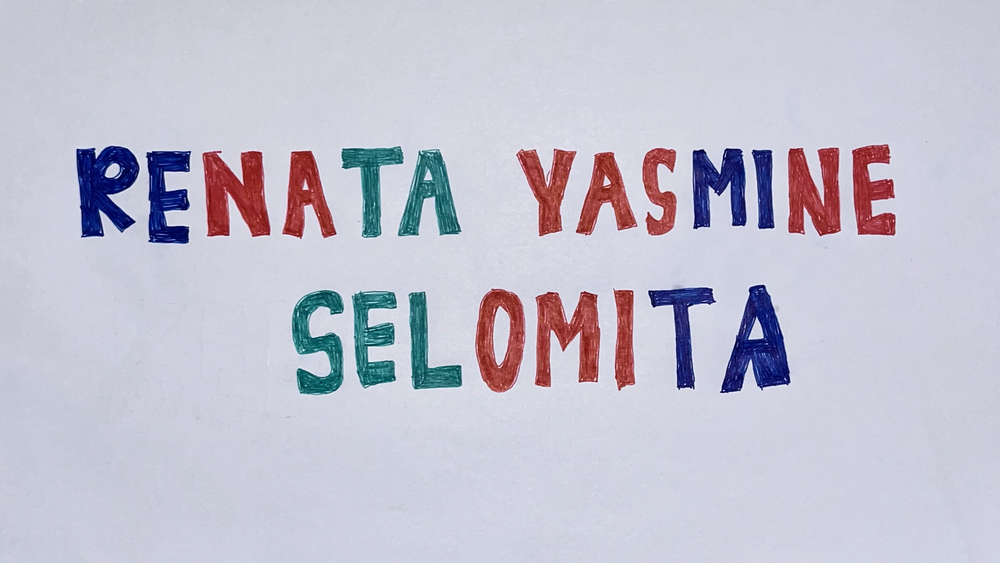
#> input picture Citra_Renata.png, 1000 x 563 px, shrunk from 2730 x 1537 before the run
$ jupyter execute 'Hasil Program.ipynb'
#> lines starting #> are read from the running program, lines starting #| are printed output that depends on the picture; after the words box and inside, x2 and y2 are one past the last pixel; in counts of white or black regions, pixels touching at a corner belong together
# IMPORT LIBRARY

[cell 1]
import cv2
import numpy as np
import matplotlib.pyplot as plt

# MEMBACA FILE GAMBAR

[cell 2]
img = cv2.imread('Citra_Renata.png')
#> img is the input picture: shape (563, 1000, 3); mean B, G, R 208.1, 193.4, 194.4

# MELIHAT UKURAN CITRA

[cell 3]
img.shape
#> Out = (563, 1000, 3)

# MEMBUAT BARIS DAN KOLOM

[cell 4]
[baris, kolom] = img.shape[:2]
#> baris = 563; kolom = 1000

# MENGUBAH BGR TO RGB

[cell 5]
img = cv2.cvtColor(img, cv2.COLOR_BGR2RGB)

# MEMBUAT CITRA KONTRAS DAN HISTOGRAM

[cell 6]
alpha = 1.9
citra_kontras = np.zeros((baris, kolom, 3))

for x in range(baris):
    for y in range(kolom):
        gmx = img[x,y] * alpha
        citra_kontras[x,y]= gmx

citra_kontras = citra_kontras.astype(np.uint8)
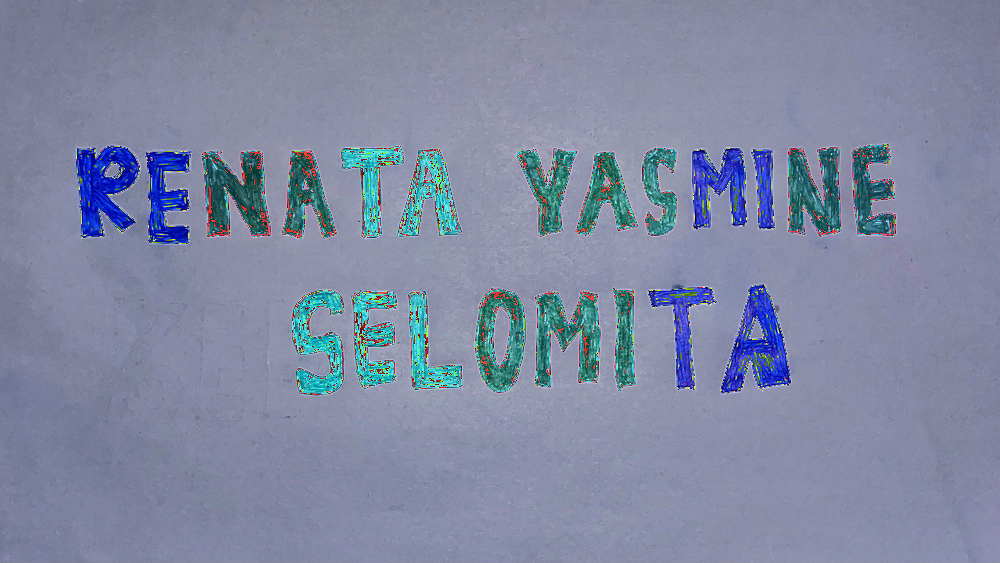
#> citra_kontras: shape (563, 1000, 3); mean R, G, B 128.3, 136.8, 163.2

#menampilkan
fig, axs = plt.subplots(2,2,figsize=(15,5))
axs[0,0].imshow(img)
axs[0,1].hist(img.ravel(), 256, [0,256])
axs[1,0].imshow(citra_kontras)
axs[1,1].hist(citra_kontras.ravel(), 256, [0,256])

fig.suptitle("Deteksi Warna Citra Kontras")

plt.show()
#> figure, not shown here; panel 2: tallest bar 95271 high, from x = 208 to 209; panel 4: tallest bar 95271 high, from x = 139 to 140

# DETEKSI WARNA MERAH DAN HISTOGRAM

[cell 7]
channel_red = img[:,:,0]
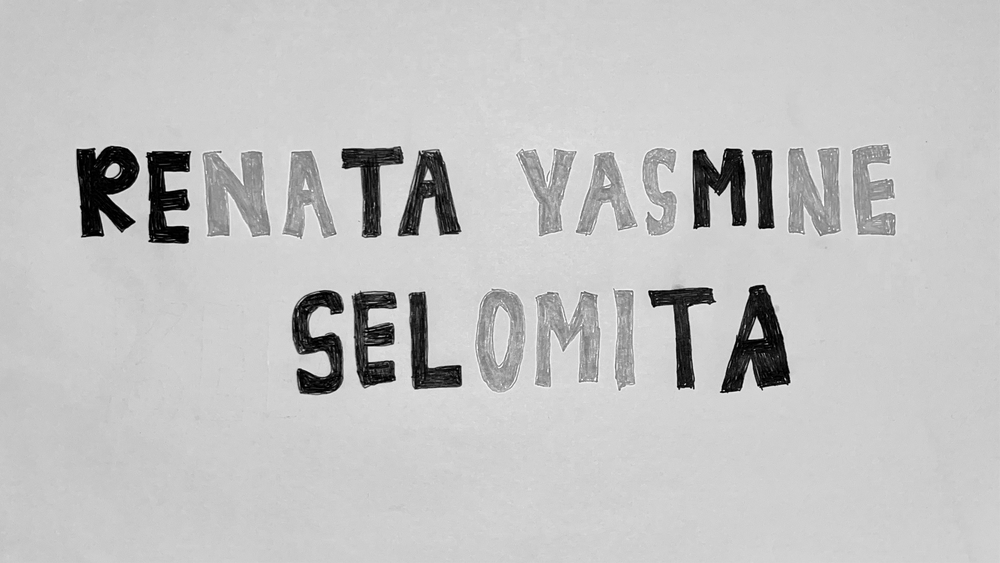
#> channel_red: shape (563, 1000); min 0, max 255, mean 194.4
citra_merah = cv2.merge([channel_red, channel_red, channel_red])

fig, axs = plt.subplots(2,2,figsize=(15,5))
axs[0,0].imshow(img)
axs[0,1].hist(img.ravel(), 256, [0,25])
axs[1,0].imshow(citra_merah)
axs[1,1].hist(citra_merah.ravel(), 256, [0,25])

fig.suptitle("Deteksi Warna Merah")

plt.show()
#> figure, not shown here; panel 2: tallest bar 1864 high, from x = 0 to 0.0977; panel 4: tallest bar 4821 high, from x = 0 to 0.0977

# DETEKSI WARNA HIJAU DAN HISTOGRAM

[cell 8]
channel_green = img[:,:,1]
citra_hijau = cv2.merge([channel_green, channel_green, channel_green])

fig, axs = plt.subplots(2,2,figsize=(15,5))
axs[0,0].imshow(img)
axs[0,1].hist(img.ravel(), 256, [0,250])
axs[1,0].imshow(citra_hijau)
axs[1,1].hist(citra_hijau.ravel(), 256, [0,250])

fig.suptitle("Deteksi Warna Hijau")

plt.show()
#> figure, not shown here; panel 2: tallest bar 95271 high, from x = 207 to 208; panel 4: tallest bar 154965 high, from x = 209 to 210

# DETEKSI WARNA BIRU DAN HISTOGRAM

[cell 9]
channel_blue = img[:,:,2]
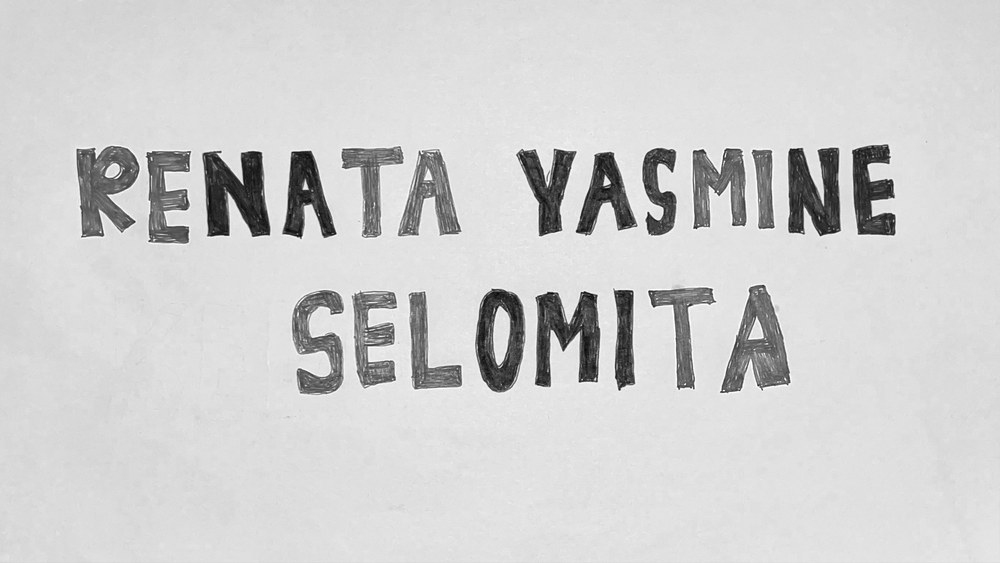
#> channel_blue: shape (563, 1000); min 8, max 255, mean 208.1
citra_biru = cv2.merge([channel_blue, channel_blue, channel_blue])

fig, axs = plt.subplots(2,2,figsize=(15,5))
axs[0,0].imshow(img)
axs[0,1].hist(img.ravel(), 256, [0,250])
axs[1,0].imshow(citra_biru)
axs[1,1].hist(citra_biru.ravel(), 150, [0,250])

fig.suptitle("Deteksi Warna Biru")

plt.show()
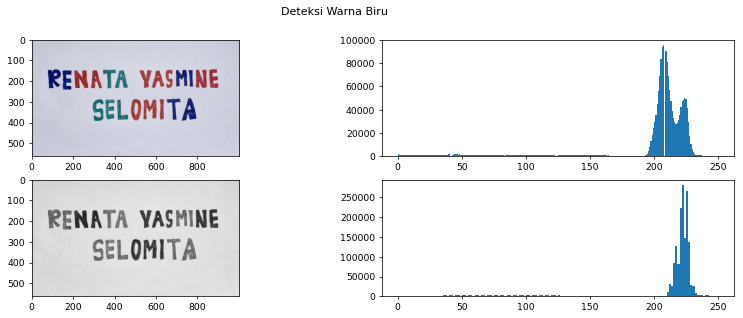
#> figure drawn by matplotlib, 4 panels; panel 2: tallest bar 95271 high, from x = 207 to 208; panel 4: tallest bar 280245 high, from x = 221.7 to 223.3

# RANGKUMAN MENDETEKSI WARNA

[cell 10]
alpha = 1.9
citra_kontras = np.zeros((baris, kolom, 3))

for x in range(baris):
    for y in range(kolom):
        gmx = img[x,y] * alpha
        citra_kontras[x,y]= gmx

citra_kontras = citra_kontras.astype(np.uint8)

channel_red = img[:,:,0]
red_image = cv2.merge([channel_red, channel_red, channel_red])

channel_green = img[:,:,1]
green_image = cv2.merge([channel_green, channel_green, channel_green])

channel_blue = img[:,:,2]
blue_image = cv2.merge([channel_blue, channel_blue, channel_blue])

fig, axs = plt.subplots(2,2,figsize=(15,5))
axs[0, 0].set_title('Kontras')
axs[0,0].imshow(citra_kontras)
axs[0, 1].set_title('Merah')
axs[0,1].imshow(red_image)
axs[1, 0].set_title('Hijau')
axs[1,0].imshow(green_image)
axs[1, 1].set_title('Biru')
axs[1,1].imshow(blue_image)

plt.subplots_adjust(left=0.1, bottom=0.1, right=0.9, top=0.9, wspace=0.4, hspace=0.4)
fig.suptitle("Rangkuman Mendeteksi Warna")
plt.show()

# OPERASI MEMBAGI WARNA SESUAI DENGAN TINGKAT WARNANYA

[cell 11]
for x in range(baris):
    for y in range(kolom):
        max1=0
        max2=0
        for z in range(3):
            if(max1==0):
                max1=img[x,y,z]
                imax1=z
            elif(max1<img[x,y,z]):
                max2 = max1
                imax2 = imax1

                max1=img[x,y,z]
                imax1=z
            elif(max2<img[x,y,z]):
                max2=img[x,y,z]
                imax2=z
        if((img[x,y,imax1]-img[x,y,imax2])>50):
            for z in range(3):
                if(z!=imax1):
                    img[x,y,z]=0
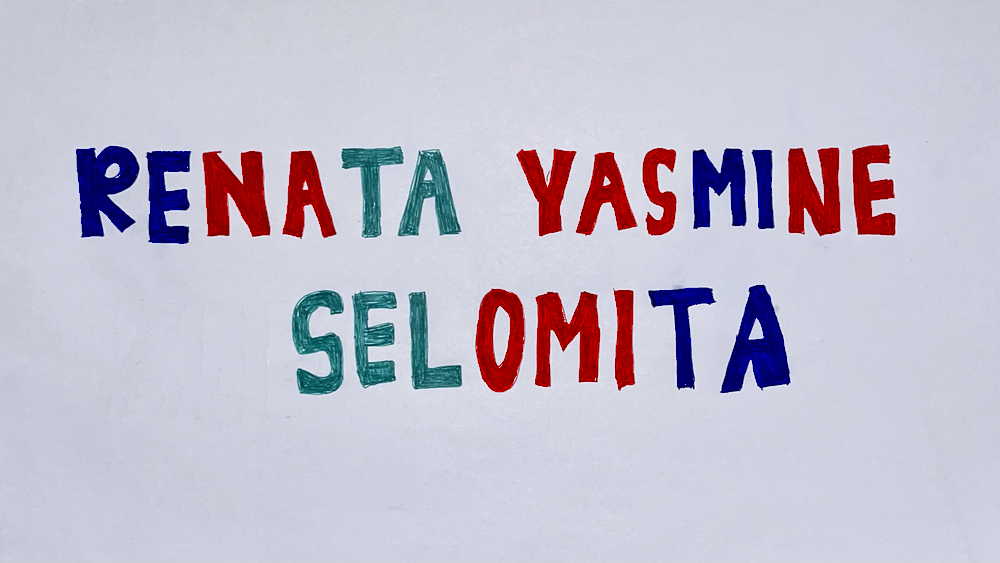
#> img: shape (563, 1000, 3); mean R, G, B 193.8, 189.5, 205.1
#> after the loop, imax1 = 2; imax2 = 0

[cell 12]
plt.imshow(img,cmap='gray')

# MENGUBAH WARNA GAMBAR DEFAULT KE GRAY

[cell 13]
gray = cv2.cvtColor(img, cv2.COLOR_RGB2GRAY)
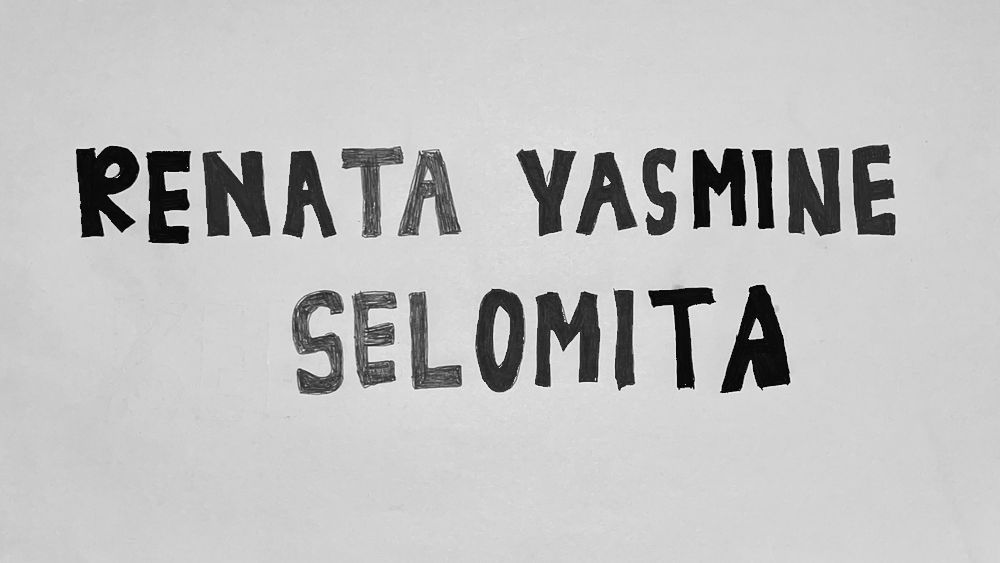
#> gray: shape (563, 1000); min 3, max 251, mean 192.6

# MENCARI AMBANG BATAS CITRA

[cell 14]
fig, axs = plt.subplots (2,2, figsize=(15,5))

(threshold, binary1) = cv2.threshold(gray,0,0,cv2.THRESH_BINARY)
#> binary1: shape (563, 1000); every value is 0
axs [0,0].set_title("none")
axs [0,0].imshow(binary1, cmap="gray")

(threshold, binary2) = cv2.threshold (gray, 15,256,cv2.THRESH_BINARY)
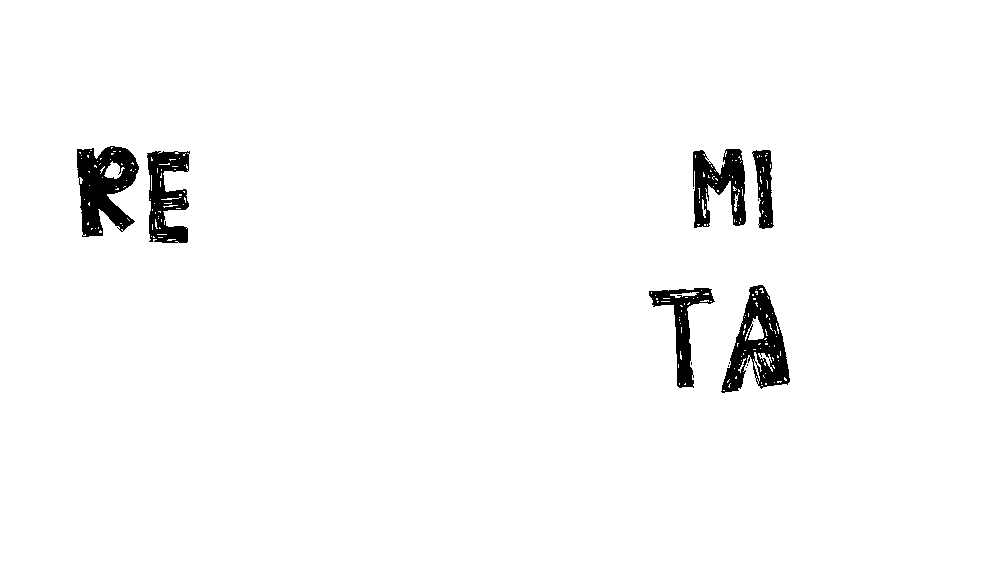
#> binary2: shape (563, 1000); 97.4% white; 14 black regions (8 under 20 px), largest, box (x1, y1, x2, y2) and area: (77, 146, 139, 237) 3486, (721, 285, 790, 393) 3441, (693, 149, 746, 228) 2451, (147, 151, 190, 243) 2429, (649, 288, 715, 388) 1933, (752, 150, 774, 229) 1038
axs [0,1].set_title("blue")
axs [0,1].imshow(binary2, cmap="binary")

(threshold, binary3) = cv2.threshold (gray, 55,256,cv2.THRESH_BINARY)
#> binary3: shape (563, 1000); 92.3% white; 179 black regions (161 under 20 px), largest, box (x1, y1, x2, y2) and area: (721, 285, 790, 393) 4010, (203, 151, 270, 236) 3844, (76, 146, 139, 237) 3759
axs [1,0].set_title("red-blue")
axs [1,0].imshow(binary3, cmap="binary")

(threshold, binary4) = cv2.threshold (gray, 150, 256, cv2.THRESH_BINARY)
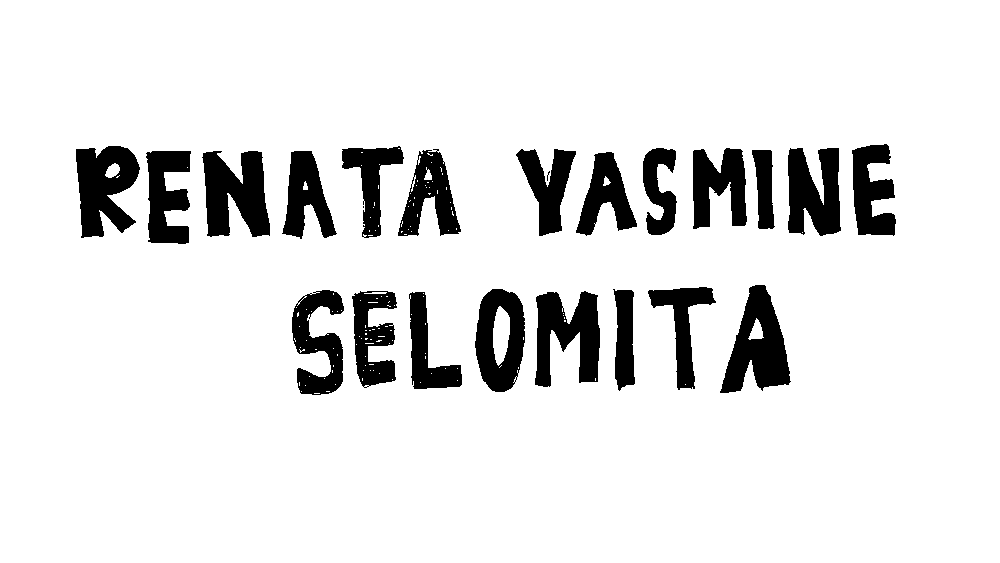
#> binary4: shape (563, 1000); 89.4% white; 23 black regions (2 under 20 px), largest, box (x1, y1, x2, y2) and area: (720, 285, 791, 393) 4155, (202, 151, 270, 237) 4096, (76, 146, 140, 238) 3919
axs [1,1].set_title("red-blue-green")
axs [1,1].imshow(binary4, cmap="binary")

plt.subplots_adjust(left=0.1, bottom=0.1, right=0.9, top=0.9, wspace=0.4, hspace=0.4)
fig.suptitle("Mencari Ambang Citra")
plt.show()
